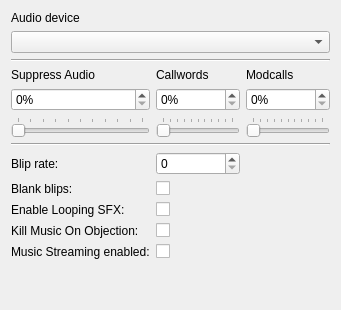
     <widget class="QWidget" name="audio_tab">
      <attribute name="title">
       <string>Audio</string>
      </attribute>
      <layout class="QGridLayout" name="gridLayout_2">
       <item row="16" column="1">
        <widget class="QCheckBox" name="objectmusic_cb">
         <property name="text">
          <string/>
         </property>
        </widget>
       </item>
       <item row="15" column="1">
        <widget class="QCheckBox" name="loopsfx_cb">
         <property name="text">
          <string/>
         </property>
        </widget>
       </item>
       <item row="17" column="0">
        <widget class="QLabel" name="disablestreams_lbl">
         <property name="toolTip">
          <string>If true, AO2 will not play any streamed audio and show that streaming is disabled.</string>
         </property>
         <property name="text">
          <string>Music Streaming enabled:</string>
         </property>
        </widget>
       </item>
       <item row="13" column="0">
        <widget class="QLabel" name="bliprate_lbl">
         <property name="toolTip">
          <string>Sets the delay between playing the blip sounds.</string>
         </property>
         <property name="text">
          <string>Blip rate:</string>
         </property>
        </widget>
       </item>
       <item row="14" column="0">
        <widget class="QLabel" name="blank_blips_lbl">
         <property name="toolTip">
          <string>If true, the game will play a blip sound even when a space is 'being said'.</string>
         </property>
         <property name="text">
          <string>Blank blips:</string>
         </property>
        </widget>
       </item>
       <item row="13" column="1">
        <widget class="QSpinBox" name="bliprate_spinbox">
         <property name="toolTip">
          <string>Play a blip sound \&quot;once per every X symbols\&quot;, where X is the blip rate. 0 plays a blip sound only once.</string>
         </property>
        </widget>
       </item>
       <item row="17" column="1">
        <widget class="QCheckBox" name="disablestreams_cb">
         <property name="text">
          <string/>
         </property>
        </widget>
       </item>
       <item row="16" column="0">
        <widget class="QLabel" name="objectmusic_lbl">
         <property name="toolTip">
          <string>If true, AO2 will ask the server to stop music when you use 'Objection!'</string>
         </property>
         <property name="text">
          <string>Kill Music On Objection:</string>
         </property>
        </widget>
       </item>
       <item row="15" column="0">
        <widget class="QLabel" name="loopsfx_lbl">
         <property name="toolTip">
          <string>If true, the game will allow looping sound effects to play on preanimations.</string>
         </property>
         <property name="text">
          <string>Enable Looping SFX:</string>
         </property>
        </widget>
       </item>
       <item row="14" column="1">
        <widget class="QCheckBox" name="blank_blips_cb">
         <property name="text">
          <string/>
         </property>
        </widget>
       </item>
       <item row="0" column="0">
        <widget class="QLabel" name="audio_device_lbl">
         <property name="text">
          <string>Audio device</string>
         </property>
        </widget>
       </item>
       <item row="8" column="2">
        <widget class="QLabel" name="modcalls_audio_lbl">
         <property name="toolTip">
          <string>Sets the volume of the blips, the talking sound effects.</string>
         </property>
         <property name="text">
          <string>Modcalls</string>
         </property>
        </widget>
       </item>
       <item row="10" column="0">
        <widget class="QSlider" name="suppress_audio_slider">
         <property name="maximum">
          <number>100</number>
         </property>
         <property name="orientation">
          <enum>Qt::Horizontal</enum>
         </property>
         <property name="tickPosition">
          <enum>QSlider::TicksAbove</enum>
         </property>
         <property name="tickInterval">
          <number>0</number>
         </property>
        </widget>
       </item>
       <item row="9" column="0">
        <widget class="QSpinBox" name="suppress_audio_spinbox">
         <property name="suffix">
          <string>%</string>
         </property>
         <property name="maximum">
          <number>100</number>
         </property>
        </widget>
       </item>
       <item row="9" column="1">
        <widget class="QSpinBox" name="callwords_audio_spinbox">
         <property name="suffix">
          <string>%</string>
         </property>
         <property name="maximum">
          <number>100</number>
         </property>
        </widget>
       </item>
       <item row="8" column="1">
        <widget class="QLabel" name="callwords_audio_lbl">
         <property name="toolTip">
          <string>How much of the volume to suppress when client is not in focus.</string>
         </property>
         <property name="text">
          <string>Callwords</string>
         </property>
        </widget>
       </item>
       <item row="10" column="1">
        <widget class="QSlider" name="callwords_audio_slider">
         <property name="maximum">
          <number>100</number>
         </property>
         <property name="orientation">
          <enum>Qt::Horizontal</enum>
         </property>
         <property name="tickPosition">
          <enum>QSlider::TicksAbove</enum>
         </property>
        </widget>
       </item>
       <item row="10" column="2">
        <widget class="QSlider" name="modcalls_audio_slider">
         <property name="maximum">
          <number>100</number>
         </property>
         <property name="orientation">
          <enum>Qt::Horizontal</enum>
         </property>
         <property name="tickPosition">
          <enum>QSlider::TicksAbove</enum>
         </property>
        </widget>
       </item>
       <item row="9" column="2">
        <widget class="QSpinBox" name="modcalls_audio_spinbox">
         <property name="suffix">
          <string>%</string>
         </property>
         <property name="maximum">
          <number>100</number>
         </property>
        </widget>
       </item>
       <item row="7" column="0" colspan="3">
        <widget class="QFrame" name="audio_volume_divider">
         <property name="frameShape">
          <enum>QFrame::HLine</enum>
         </property>
         <property name="frameShadow">
          <enum>QFrame::Sunken</enum>
         </property>
        </widget>
       </item>
       <item row="12" column="0" colspan="3">
        <widget class="QFrame" name="volume_blip_divider">
         <property name="frameShape">
          <enum>QFrame::HLine</enum>
         </property>
         <property name="frameShadow">
          <enum>QFrame::Sunken</enum>
         </property>
        </widget>
       </item>
       <item row="8" column="0">
        <widget class="QLabel" name="suppress_audio_lbl">
         <property name="toolTip">
          <string>How much of the volume to suppress when client is not in focus.</string>
         </property>
         <property name="text">
          <string>Suppress Audio</string>
         </property>
        </widget>
       </item>
       <item row="18" column="1">
        <spacer name="verticalSpacer">
         <property name="orientation">
          <enum>Qt::Vertical</enum>
         </property>
         <property name="sizeHint" stdset="0">
          <size>
           <width>20</width>
           <height>40</height>
          </size>
         </property>
        </spacer>
       </item>
       <item row="1" column="0" colspan="3">
        <widget class="QComboBox" name="audio_device_combobox"/>
       </item>
      </layout>
     </widget>
